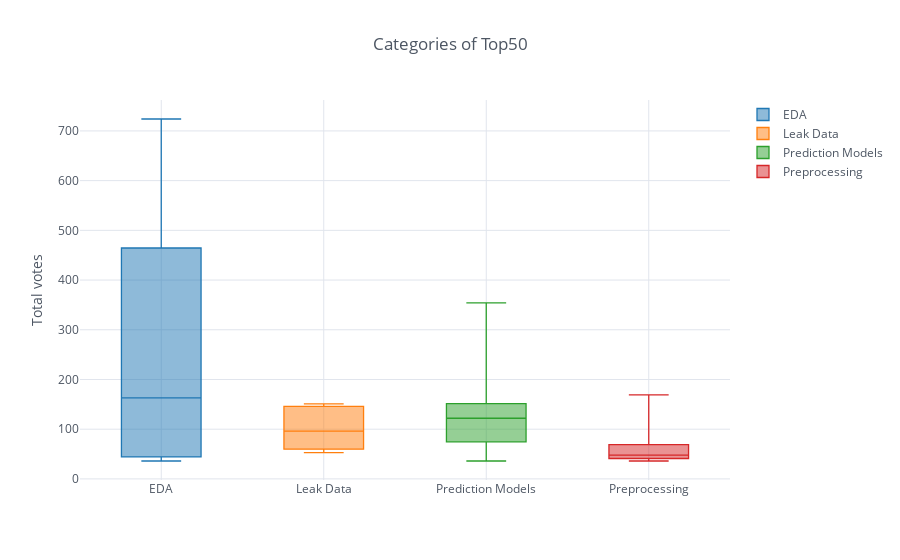

Here is the notebook cell this chart was saved with:
### Code cell
title='Categories of Top50'

df_concat = pd.DataFrame()
for category in ['EDA', 'Leak Data', 'Prediction Models', 'Preprocessing']:
    df_concat = pd.concat([df_concat, pd.DataFrame(df_top50[df_top50['category']==category]['totalVotes'].reset_index(drop=True).rename(category))], axis=1)
df_concat.iplot(kind='box',title=title,yTitle='Total votes', theme='white')

### Figure 1 — Plotly figure (JSON) as saved in the notebook; plotly's stock layout.template omitted (floating-point values rounded to 4 significant figures)
{"data": [{"boxpoints": false, "line": {"width": 1.3}, "marker": {"color": "rgba(31, 119, 180, 1.0)"}, "name": "EDA", "orientation": "v", "type": "box", "uid": "47d87708-ae0b-48be-bdb7-4d400a6307cd", "y": [724, 378, 163, 47, 36, null, null, null, null, null, null, null, null, null, null, null, null, null, null, null, null, null, null, null, null, null, null, null]}, {"boxpoints": false, "line": {"width": 1.3}, "marker": {"color": "rgba(255, 127, 14, 1.0)"}, "name": "Leak Data", "orientation": "v", "type": "box", "uid": "4522b728-2e03-45a3-892f-6d28f1d29e44", "y": [151, 144, 96, 62, 53, null, null, null, null, null, null, null, null, null, null, null, null, null, null, null, null, null, null, null, null, null, null, null]}, {"boxpoints": false, "line": {"width": 1.3}, "marker": {"color": "rgba(44, 160, 44, 1.0)"}, "name": "Prediction Models", "orientation": "v", "type": "box", "uid": "246fb104-66f2-4a8a-8b5b-f2c28b5665d3", "y": [354, 277, 219, 214, 196, 170, 156, 147, 142, 132, 131, 124, 123, 123, 121, 104, 85, 85, 85, 79, 76, 73, 69, 65, 48, 41, 39, 36]}, {"boxpoints": false, "line": {"width": 1.3}, "marker": {"color": "rgba(214, 39, 40, 1.0)"}, "name": "Preprocessing", "orientation": "v", "type": "box", "uid": "94dcc729-fa9f-41a7-a5d1-d15f92e07840", "y": [169, 123, 73, 65, 58, 51, 45, 44, 42, 40, 39, 36, null, null, null, null, null, null, null, null, null, null, null, null, null, null, null, null]}], "layout": {"legend": {"bgcolor": "#FFFFFF", "font": {"color": "#4D5663"}}, "paper_bgcolor": "#FFFFFF", "plot_bgcolor": "#FFFFFF", "title": {"font": {"color": "#4D5663"}, "text": "Categories of Top50"}, "xaxis": {"gridcolor": "#E1E5ED", "showgrid": true, "tickfont": {"color": "#4D5663"}, "title": {"font": {"color": "#4D5663"}, "text": ""}, "zerolinecolor": "#E1E5ED"}, "yaxis": {"gridcolor": "#E1E5ED", "showgrid": true, "tickfont": {"color": "#4D5663"}, "title": {"font": {"color": "#4D5663"}, "text": "Total votes"}, "zerolinecolor": "#E1E5ED"}}}
